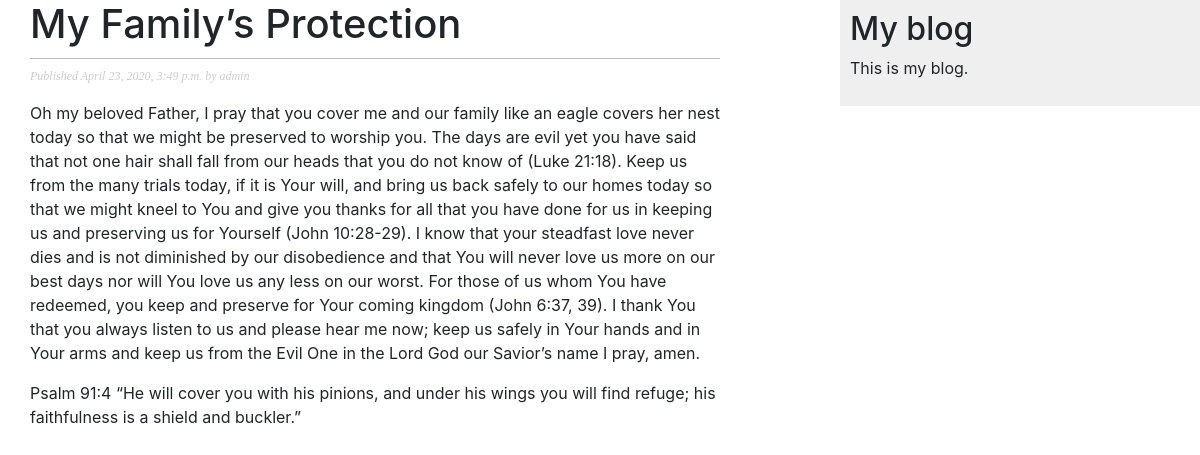
Page /BlogApp/2020/4/23/my-familys-rotection/ on the committed database.
### BlogApp/models.py (models this page shows, shortened)
class Post(models.Model):
    STATUS_CHOICES = (
        ('draft', 'Draft'),
        ('published', 'Published'),
    )
    title = models.CharField(max_length=250)
    slug = models.SlugField(max_length=250,
                            unique_for_date='publish')
    author = models.ForeignKey(User,
                               on_delete=models.CASCADE,
                               related_name='blog_posts')
    body = models.TextField()
    publish = models.DateTimeField(default=timezone.now())
    created = models.DateTimeField(auto_now_add=True)
    updated = models.DateTimeField(auto_now=True)
    status = models.CharField(max_length=10,
                              choices=STATUS_CHOICES,
                              default='draft')
    objects = models.Manager()
    published = PublishedManager()
    class Meta:
        ordering = ('-publish',)

### BlogApp/views.py (the view)
def post_detail(request, year, month, day, post):
    post = get_object_or_404(Post, slug=post,
                             status='published',
                             publish__year=year,
                             publish__month=month,
                             publish__day=day)
    return render(request,
                  'BlogApp/post/detail.html',
                  {'post': post})

### BlogApp/templates/BlogApp/post/detail.html (shortened to what this page needs)
{% extends "BlogApp/base.html" %}
{% block content %}
    <h1>{{ post.title }}</h1>
    <p class="date">
        Published {{ post.publish }} by {{ post.author }}
    </p>
    {{ post.body|linebreaks }}
{% endblock %}

### BlogApp/static/css/BlogApp.css (style rules this page uses)
body { margin:0; padding:0; font-family:helvetica, sans-serif; }
h1 { font-weight:normal; border-bottom:1px solid #bbb; padding:0 0 10px 0; }
p.date { color:#ccc; font-family: georgia, serif; font-size: 12px; font-style: italic; }

### rows in the picture
Post: title "My Family’s Protection", publish "April 23, 2020, 3:49 p.m.", author "admin", body "Oh my beloved Father, I pray that you cover me and our family like an eagle covers her nest today so that we might be preserved to worship you. The days are evil yet you have said that not one hair shall fall from our heads that you do not know of (Luke 21:18). Keep us from the many trials today, if it is Your will, and bring us back safely to our homes today so that we might kneel to You and give you thanks for all that you have done for us in keeping us and preserving us for Yourself (John 10:28-29). I know that your steadfast love never dies and is not diminished by our disobedience and that You will never love us more on our best days nor will You love us any less on our worst. For…"
